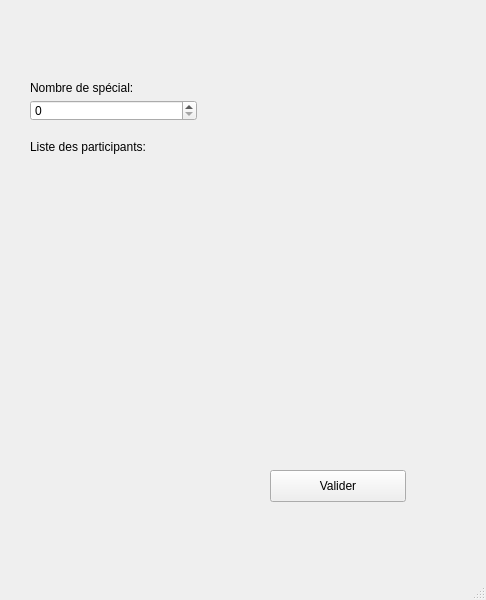
<?xml version="1.0" encoding="UTF-8"?>
<ui version="4.0">
 <class>MainWindow</class>
 <widget class="QMainWindow" name="MainWindow">
  <property name="geometry">
   <rect>
    <x>0</x>
    <y>0</y>
    <width>486</width>
    <height>600</height>
   </rect>
  </property>
  <property name="windowTitle">
   <string>MainWindow</string>
  </property>
  <widget class="QWidget" name="centralwidget">
   <widget class="QPushButton" name="boutonValider">
    <property name="geometry">
     <rect>
      <x>270</x>
      <y>470</y>
      <width>136</width>
      <height>32</height>
     </rect>
    </property>
    <property name="text">
     <string>Valider</string>
    </property>
   </widget>
   <widget class="QWidget" name="layoutWidget">
    <property name="geometry">
     <rect>
      <x>230</x>
      <y>70</y>
      <width>171</width>
      <height>143</height>
     </rect>
    </property>
    <layout class="QGridLayout" name="gridLayout">
     <item row="1" column="0">
      <widget class="QWidget" name="layoutWidget" native="true">
       <layout class="QVBoxLayout" name="verticalLayout"/>
      </widget>
     </item>
     <item row="0" column="0">
      <layout class="QVBoxLayout" name="verticalLayout_2"/>
     </item>
    </layout>
   </widget>
   <widget class="QLabel" name="labelForParticipants">
    <property name="geometry">
     <rect>
      <x>30</x>
      <y>140</y>
      <width>145</width>
      <height>41</height>
     </rect>
    </property>
    <property name="text">
     <string>Liste des participants:</string>
    </property>
    <property name="scaledContents">
     <bool>true</bool>
    </property>
    <property name="alignment">
     <set>Qt::AlignLeading|Qt::AlignLeft|Qt::AlignTop</set>
    </property>
    <property name="margin">
     <number>0</number>
    </property>
    <property name="indent">
     <number>0</number>
    </property>
   </widget>
   <widget class="QLabel" name="labelForNbreInput">
    <property name="geometry">
     <rect>
      <x>30</x>
      <y>70</y>
      <width>167</width>
      <height>35</height>
     </rect>
    </property>
    <property name="text">
     <string>Nombre de spécial:</string>
    </property>
   </widget>
   <widget class="QSpinBox" name="spinBox">
    <property name="geometry">
     <rect>
      <x>30</x>
      <y>100</y>
      <width>167</width>
      <height>21</height>
     </rect>
    </property>
    <property name="maximum">
     <number>999</number>
    </property>
    <property name="displayIntegerBase">
     <number>10</number>
    </property>
   </widget>
  </widget>
  <widget class="QMenuBar" name="menubar">
   <property name="geometry">
    <rect>
     <x>0</x>
     <y>0</y>
     <width>486</width>
     <height>24</height>
    </rect>
   </property>
  </widget>
  <widget class="QStatusBar" name="statusbar"/>
 </widget>
 <resources/>
 <connections/>
</ui>
